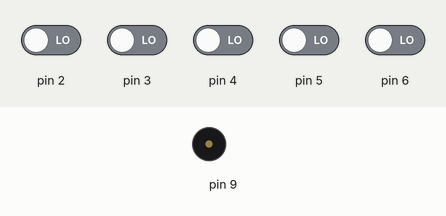
Recording of a sketch running on a simulated Arduino Uno, built with avr-gcc and run on an emulated ATmega328P. Parts: buzzer (waves = sounding). The test bench sets the inputs (shaded band); at power-on: pin 2–6 LOW.

Above: at 1.2 s.
1.3 s: pin 2 driven HIGH
At 4.4 s:
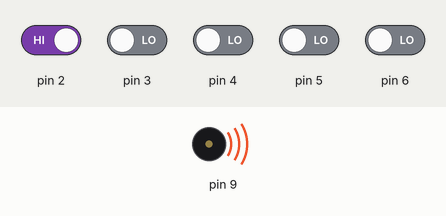
Timing chart, 0 to 10.3 s (numbered marks = the images above; inputs shaded):
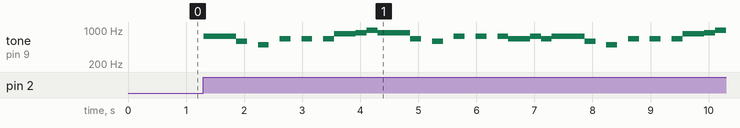

The sketch:

musicas_do_joyer.ino
```cpp
//bibliotecas
#include <Tone.h>

//definicoes
Tone tone1;

#define OCTAVE_OFFSET 0

int notes[] = { 0,
NOTE_C4, NOTE_CS4, NOTE_D4, NOTE_DS4, NOTE_E4, NOTE_F4, NOTE_FS4, NOTE_G4, NOTE_GS4, NOTE_A4, NOTE_AS4, NOTE_B4,
NOTE_C5, NOTE_CS5, NOTE_D5, NOTE_DS5, NOTE_E5, NOTE_F5, NOTE_FS5, NOTE_G5, NOTE_GS5, NOTE_A5, NOTE_AS5, NOTE_B5,
NOTE_C6, NOTE_CS6, NOTE_D6, NOTE_DS6, NOTE_E6, NOTE_F6, NOTE_FS6, NOTE_G6, NOTE_GS6, NOTE_A6, NOTE_AS6, NOTE_B6,
NOTE_C7, NOTE_CS7, NOTE_D7, NOTE_DS7, NOTE_E7, NOTE_F7, NOTE_FS7, NOTE_G7, NOTE_GS7, NOTE_A7, NOTE_AS7, NOTE_B7
};

//Musicas
char *inicio1 = "TakeOnMe:d=4,o=4,b=160:8f#5,8f#5,8f#5,8d5,8p,8b,8p,8e5,8p,8e5,8p,8e5,8g#5,8g#5,8a5,8b5,8a5,8a5,8a5,8e5,8p,8d5,8p,8f#5,8p,8f#5,8p,8f#5,8e5,8e5,8f#5,8e5,8f#5,8f#5,8f#5,8d5,8p,8b,8p,8e5,8p,8e5,8p,8e5,8g#5,8g#5,8a5,8b5,8a5,8a5,8a5,8e5,8p,8d5,8p,8f#5,8p,8f#5,8p,8f#5,8e5,8e5";

char *joguinho = "StarWars:d=4,o=5,b=180:8f,8f,8f,2a#.,2f.6,8d#6,8d6,8c6,2a#.6,f.6,8d#6,8d6,8c6,2a#.6,f.6,8d#6,8d6,8d#6,2c6,p,8f,8f,8f,2a#.,2f.6,8d#6,8d6,8c6,2a#.6,f.6,8d#6,8d6,8c6,2a#.6,f.6,8d#6,8d6,8d#6,2c6";

char *dormirm = "ScoobyDoo:d=4,o=5,b=160:8e6,8e6,8d6,8d6,2c6,8d6,e6,2a,8a,b,g,e6,8d6,c6,8d6,2e6,p,8e6,8e6,8d6,8d6,2c6,8d6,f6,2a,8a,b,g,e6,8d6,2c6";

char *comerm = "Entertainer:d=4,o=5,b=140:8d,8d#,8e,c6,8e,c6,8e,2c.6,8c6,8d6,8d#6,8e6,8c6,8d6,e6,8b,d6,2c6,p,8d,8d#,8e,c6,8e,c6,8e,2c.6,8p,8a,8g,8f#,8a,8c6,e6,8d6,8c6,8a,2d6";

char *escolherPersonagem = "mslug:d=4,o=5,b=63:32f,32c,32a#,32d#,8d#.6,32d6,32d#6,32d6,32c6,32a#,32d6,16c.6,32f,f.,32g#,32d#,32c#6,32f#,8f#.6,32f7,32f#6,32f6,32d#6,32c#6,32f6,16d#6,16d6,16d#6,g#6,16g#,16g#,16a#,8b.,32a#,32g#,8a#,8d#,8a.,32g#,32f#,8g#,8c#,8g#.,32f#,32e,8c#,8d#,8e,2d#";


//funcoes

void musica(char *p)
{

  // Absolutely no error checking in here

  byte default_dur = 4;
  byte default_oct = 6;
  int bpm = 63;
  int num;
  long wholenote;
  long duration;
  byte note;
  byte scale;

  // format: d=N,o=N,b=NNN:
  // find the start (skip name, etc)

  while(*p != ':') p++;    // ignore name
  p++;                     // skip ':'

  // get default duration
  if(*p == 'd')
  {
    p++; p++;              // skip "d="
    num = 0;
    while(isdigit(*p))
    {
      num = (num * 10) + (*p++ - '0');
    }
    if(num > 0) default_dur = num;
    p++;                   // skip comma
  }

  Serial.print("ddur: "); Serial.println(default_dur, 10);

  // get default octave
  if(*p == 'o')
  {
    p++; p++;              // skip "o="
    num = *p++ - '0';
    if(num >= 3 && num <=7) default_oct = num;
    p++;                   // skip comma
  }

  Serial.print("doct: "); Serial.println(default_oct, 10);

  // get BPM
  if(*p == 'b')
  {
    p++; p++;              // skip "b="
    num = 0;
    while(isdigit(*p))
    {
      num = (num * 10) + (*p++ - '0');
    }
    bpm = num;
    p++;                   // skip colon
  }

  Serial.print("bpm: "); Serial.println(bpm, 10);

  // BPM usually expresses the number of quarter notes per minute
  wholenote = (60 * 1000L / bpm) * 4;  // this is the time for whole note (in milliseconds)

  Serial.print("wn: "); Serial.println(wholenote, 10);


  // now begin note loop
  while(*p)
  {
    // first, get note duration, if available
    num = 0;
    while(isdigit(*p))
    {
      num = (num * 10) + (*p++ - '0');
    }

    if(num) duration = wholenote / num;
    else duration = wholenote / default_dur;  // we will need to check if we are a dotted note after

    // now get the note
    note = 0;

    switch(*p)
    {
      case 'c':
        note = 1;
        break;
      case 'd':
        note = 3;
        break;
      case 'e':
        note = 5;
        break;
      case 'f':
        note = 6;
        break;
      case 'g':
        note = 8;
        break;
      case 'a':
        note = 10;
        break;
      case 'b':
        note = 12;
        break;
      case 'p':
      default:
        note = 0;
    }
    p++;

    // now, get optional '#' sharp
    if(*p == '#')
    {
      note++;
      p++;
    }

    // now, get optional '.' dotted note
    if(*p == '.')
    {
      duration += duration/2;
      p++;
    }

    // now, get scale
    if(isdigit(*p))
    {
      scale = *p - '0';
      p++;
    }
    else
    {
      scale = default_oct;
    }

    scale += OCTAVE_OFFSET;

    if(*p == ',')
      p++;       // skip comma for next note (or we may be at the end)

    // now play the note


    if(note)
    {
      Serial.print("Playing: ");
      Serial.print(scale, 10); Serial.print(' ');
      Serial.print(note, 10); Serial.print(" (");
      Serial.print(notes[(scale - 4) * 12 + note], 10);
      Serial.print(") ");
      Serial.println(duration, 10);
      tone1.play(notes[(scale - 4) * 12 + note]);
      delay(duration);
      tone1.stop();
    }
    else
    {
      Serial.print("Pausing: ");
      Serial.println(duration, 10);
      delay(duration);
    }
  }
}


void setup() {
   tone1.begin(9);
  pinMode(2, INPUT);
  pinMode(3, INPUT);
  pinMode(4, INPUT);
  pinMode(5, INPUT);
  pinMode(6, INPUT);
}

void loop() {
  int inicio, comer ,dormir , brincar;
  int perso;
  inicio = digitalRead(2);
  perso = digitalRead(3);
  comer = digitalRead(4);
  dormir = digitalRead(5);
  brincar = digitalRead(6);
      if(inicio==1);{
        while(inicio){
          musica(inicio1);
           inicio = digitalRead(2);
        }
    } if(perso==1){
       while(perso){
        musica(escolherPersonagem);

        perso = digitalRead(3);


      }
    }else if (comer == 1){
       while(comer){
        musica(comerm);

        comer = digitalRead(4);
      }
    }else if(dormir==1){
         while(dormir){
          musica(dormirm);

          dormir = digitalRead(5);

        }
    }else if(brincar ==1){
          while(brincar){
          musica(joguinho);

          brincar = digitalRead(6);
        }
    }
}
```

Measured:
- after the input at 1.3 s, tone on pin 9: plays 740 Hz for 0.56 s, 587 Hz for 0.19 s, 494 Hz for 0.19 s, 659 Hz for 0.19 s, 659 Hz for 0.19 s, 659 Hz for 0.19 s … (27 notes in this stretch), starting at once
